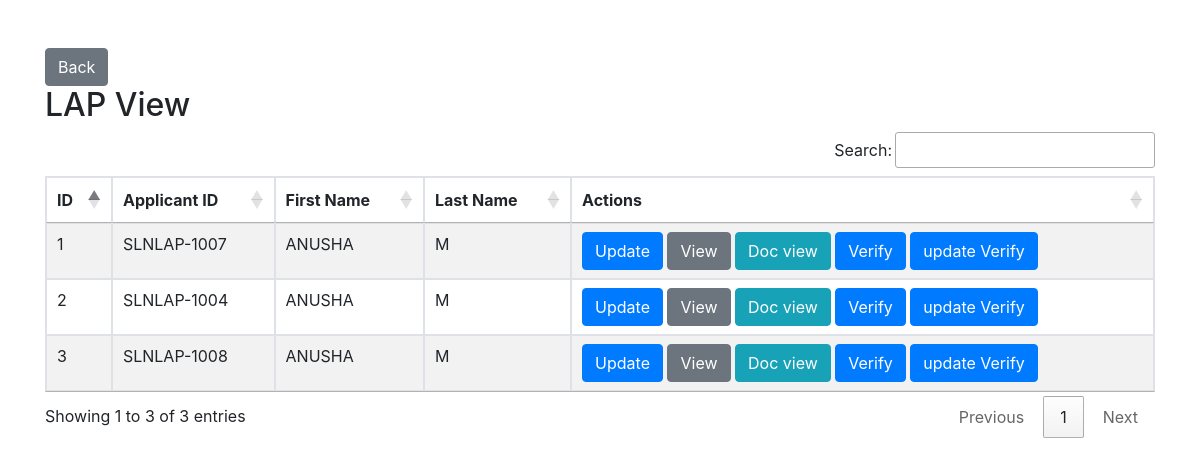
/lapapply/profiles/, run on the app's committed database.
### anusha/models.py (models this page shows, shortened)
class LoanApplication(models.Model):
    LOAN_TYPE_CHOICES = [
        ('LAP', 'Loan Against Property'),
        ('LAPBT', 'Loan Against Property with Business Tenure'),
    ]
    INCOME_SOURCE_CHOICES = [
        ('JOB', 'Job'),
        ('BUSINESS', 'Business'),
    ]
    loan_type = models.CharField(max_length=10, choices=LOAN_TYPE_CHOICES)
    first_name = models.CharField(max_length=50,validators=[validate_only_letters])
    last_name = models.CharField(max_length=50,validators=[validate_only_letters])
    gender = models.CharField(max_length=10, choices=[('Male', 'Male'), ('Female', 'Female')])
    date_of_birth = models.DateField(validators=[validate_date])
    mobile_number = models.CharField(max_length=10, validators=[validate_mobile_number])
    pan_card_number = models.CharField(max_length=10, validators=[validate_pan])
    aadhar_card_number = models.CharField(max_length=12, validators=[validate_aadhar_number])
    marital_status = models.CharField(max_length=10, choices=[('Single', 'Single'), ('Married', 'Married'), ('Divorced', 'Divorced')])
    email_id = models.EmailField(validators=[EmailValidator()])
    current_address = models.TextField()
    current_address_pincode = models.CharField(max_length=6, validators=[validate_pincode])
    aadhar_address = models.TextField()
    aadhar_pincode = models.CharField(max_length=6, validators=[validate_pincode])
    income_source = models.CharField(max_length=10, choices=INCOME_SOURCE_CHOICES)
    net_salary_per_month = models.DecimalField(max_digits=10, decimal_places=2, null=True, blank=True,validators=[validate_amount])
    company_name = models.CharField(max_length=100, null=True, blank=True,validators=[validate_only_letters])
    company_type = models.CharField(max_length=50, null=True, blank=True,validators=[validate_only_letters])
    job_joining_date = models.DateField(null=True, blank=True,validators=[validate_date])
    job_location = models.CharField(max_length=100, null=True, blank=True)
    total_job_experience = models.IntegerField(null=True, blank=True)
    net_income_per_month = models.DecimalField(max_digits=10, decimal_places=2, null=True, blank=True,validators=[validate_amount])
    business_name = models.CharField(max_length=100, null=True, blank=True,validators=[validate_only_letters])
    business_type = models.CharField(max_length=50, null=True, blank=True,validators=[validate_only_letters])
    business_establishment_date = models.DateField(null=True, blank=True,validators=[validate_date])
    gst_certificate = models.BooleanField(default=False, verbose_name="GST Certificate?")
    gst_number = models.CharField(max_length=15, blank=True, null=True, verbose_name="GST Number",validators=[validate_gst_number])
    nature_of_business = models.TextField(null=True, blank=True,validators=[validate_only_letters])
    turnover_in_lakhs_per_year = models.DecimalField(max_digits=10, decimal_places=2, null=True, blank=True,validators=[validate_amount])
    property_value = models.DecimalField(max_digits=10, decimal_places=2,validators=[validate_amount])
    required_loan_amount = models.DecimalField(max_digits=15, decimal_places=2,validators=[validate_amount])
    existing_loan = models.BooleanField(default=False)
    existing_loan_details = models.CharField(max_length=100, null=True, blank=True)
    ref1_name = models.CharField(max_length=100,null=True,blank=True)
    ref1_mobile = models.CharField(max_length=10,null=True,blank=True, validators=[validate_mobile_number])
    ref2_name = models.CharField(max_length=100,null=True,blank=True,validators=[validate_only_letters])
    ref2_mobile = models.CharField(max_length=10,null=True,blank=True, validators=[validate_mobile_number])
    remarks = models.TextField(null=True, blank=True)
    co_applicant_first_name = models.CharField(max_length=50, null=False, blank=False,validators=[validate_only_letters],default="a")
    co_applicant_last_name = models.CharField(max_length=50, null=True, blank=True,validators=[validate_only_letters])
    co_applicant_gender = models.CharField(max_length=10, choices=[('Male', 'Male'), ('Female', 'Female')])
    co_applicant_age = models.IntegerField(null=True, blank=True,validators=[validate_age])
    co_applicant_relationship = models.CharField(max_length=50, null=True, blank=True,validators=[validate_only_letters])
    co_applicant_mobile_number = models.CharField(max_length=15, null=True, blank=True, validators=[validate_mobile_number])
    co_applicant_email_id = models.EmailField(null=False, blank=False, validators=[EmailValidator()],default="a")
    co_applicant_occupation = models.CharField(max_length=50, null=False, blank=False,validators=[validate_only_letters],default="a")
    co_applicant_net_income_per_month = models.DecimalField(max_digits=10, decimal_places=2, null=True, blank=True,validators=[validate_amount])
    random_number = models.CharField(max_length=20, unique=True, blank=True, null=True)

### anusha/views.py (the view)
# urls.py: path('lapapply/profiles/', views.lapview, name='lapview'),
def lapview(request):
    customer_profiles = LoanApplication.objects.all()
    return render(request, 'customer/lap_view.html', {'customer_profiles': customer_profiles})

### anusha/templates/customer/lap_view.html (shortened to what this page needs)
<!DOCTYPE html>
<html lang="en">
<head>
    <link rel="stylesheet" href="https://maxcdn.bootstrapcdn.com/bootstrap/4.0.0/css/bootstrap.min.css">
    <link rel="stylesheet" href="https://cdn.datatables.net/1.13.7/css/jquery.dataTables.min.css">
    <link rel="stylesheet" href="https://cdn.datatables.net/buttons/2.4.2/css/buttons.dataTables.min.css">
    <link rel="stylesheet" href="https://cdn.datatables.net/responsive/2.4.0/css/responsive.dataTables.min.css">
</head>
<body>
    <div class="container mt-5">
        <button type="button" class="btn btn-secondary" onclick="window.history.back();">Back</button>
        <h2>LAP View</h2>
        <table id="example" class="table table-bordered table-striped">
            <thead>
                <tr>
                    <th>ID</th>
                    <th>Applicant ID</th>
                    <th>First Name</th>
                    <th>Last Name</th>
                    <th>Actions</th>
                </tr>
            </thead>
            <tbody>
                {% for profile in customer_profiles %}
                <tr>
                    <td>{{ profile.id }}</td>
                    <td>{{ profile.random_number }}</td>
                    <td>{{ profile.first_name }}</td>
                    <td>{{ profile.last_name }}</td>
                    <td>
                        <a href="{% url 'update_lap' profile.id %}" class="btn btn-primary">Update</a>
                        <a href="{% url 'viewbutt' profile.id %}" class="btn btn-secondary">View</a>
                        <a href="{% url 'viewdocbutt' profile.id %}" class="btn btn-info">Doc view</a>
                        <a href="{% url 'lapverify' profile.id %}" class="btn btn-primary">Verify</a>
                        <a href="{% url 'update_verify' profile.id %}" class="btn btn-primary">update Verify</a>
                    </td>
                </tr>
                {% endfor %}
            </tbody>
        </table>
    </div>
</body>
</html>

### data on the page
LoanApplication: id "1", random_number "SLNLAP-1007", first_name "ANUSHA", last_name "M"
LoanApplication: id "2", random_number "SLNLAP-1004", first_name "ANUSHA", last_name "M"
LoanApplication: id "3", random_number "SLNLAP-1008", first_name "ANUSHA", last_name "M"
